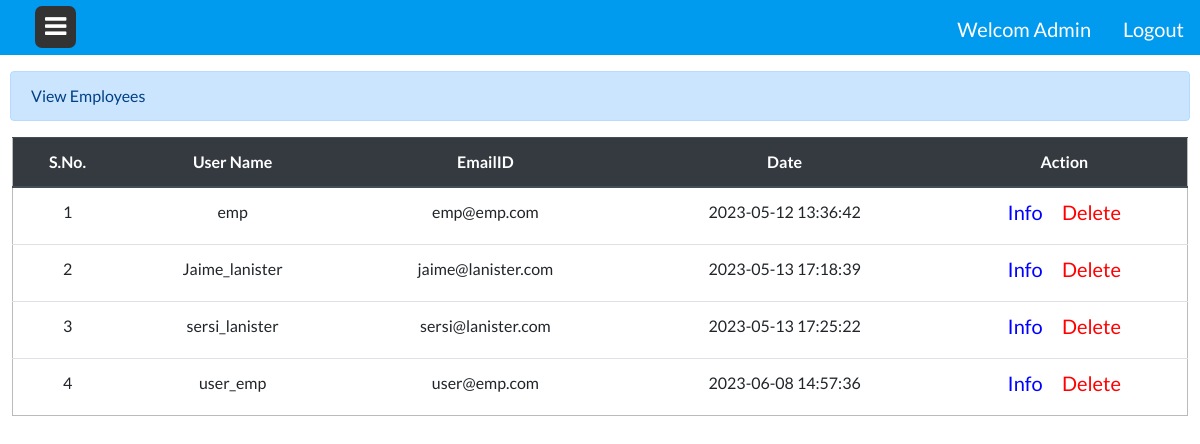
/admin/view-employee.php (signed in), run on the app's committed database.
### tables this page shows
CREATE TABLE `user_login` (
  `id` int(5) NOT NULL,
  `username` varchar(15) NOT NULL,
  `email` varchar(20) NOT NULL,
  `password` varchar(15) NOT NULL,
  `status` int(1) NOT NULL COMMENT '1=admin,0=employee',
  `date` datetime NOT NULL DEFAULT current_timestamp()
);

### admin/view-employee.php (the view, shortened to what this page needs)
<?php
include ('../include/conn.php');
include "header.php";
?>
<!DOCTYPE html>
<html>
<head>
</head>
<body>
    <div class="alert alert-primary" role="alert" style="">View Employees</div>
    <div class="tbl">
    <table class="table">
        <thead class="thead-dark">
            <tr>
             <th scope="col">S.No.</th>
            <th scope="col">User Name</th>
            <th scope="col">EmailID</th>
            <th scope="col">Date</th>
            <th scope="col">Action  </th>
            </tr>
        </thead>
        <tbody>
            <?php
            $select_query = mysqli_query($conn, "select * from user_login where status=0");
            $sn = 1;
            while($row = mysqli_fetch_array($select_query))
            {
            ?>
            <tr>
                <td ><?php echo $sn; ?></td>
                <td ><?php echo $row['username']; ?></td>
                <td ><?php echo $row['email']; ?></td>
                <td ><?php echo $row['date']; ?></td>
                <td><h5>
                    <a href="employee-profile.php?viewid=<?php echo $row['email'];?>"  style="color:blue">Info</a>&nbsp;&nbsp;&nbsp;&nbsp;
                    <a href="view-employee.php?delid=<?php echo $row['email'];?>"  style="color: red" onclick="return confirm('Do you really want to delete');">Delete</a></h5></td>
            </tr>
            <?php $sn++; } ?>
        </tbody>
    </table>
</div>
</body>
</html>

### include/header.css (style rules this page uses)
* { margin: 0; padding: 0; box-sizing: border-box; font-family: 'Lato', sans-serif; }
body { width: 100%; height: 100vh; position: relative; }

### admin/header.php (style rules this page uses)
* { margin: 0; padding: 0; box-sizing: border-box; font-family: 'Lato', sans-serif; }
body { width: 100%; height: 100vh; position: relative; }

### admin/view-employee.php (style rules this page uses)
.table { margin:0% 1% ; width: 98%; border: 1px solid #bbb; }
.alert { margin-left: 10px; margin-right:10px; }
th,tr { text-align: center }

### data on the page
user_login: username "emp", email "emp@emp.com", date "2023-05-12 13:36:42"
user_login: username "Jaime_lanister", email "jaime@lanister.com", date "2023-05-13 17:18:39"
user_login: username "sersi_lanister", email "sersi@lanister.com", date "2023-05-13 17:25:22"
user_login: username "user_emp", email "user@emp.com", date "2023-06-08 14:57:36"
